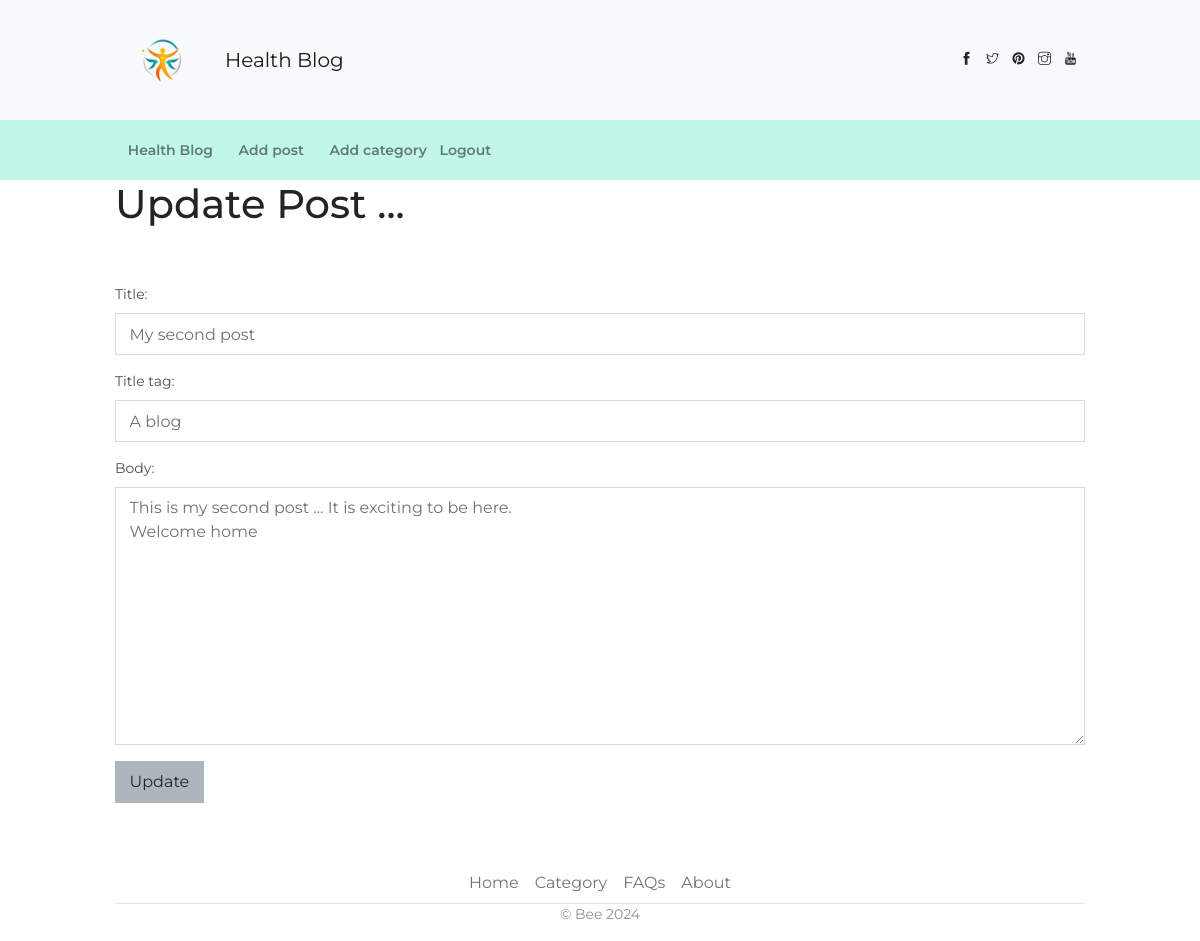
Page /article/edit/2 (signed in) on the committed database.
### blog/models.py (models this page shows, shortened)
class Post(models.Model):
    title = models.CharField(max_length=100)
    title_tag = models.CharField(max_length=100)
    author = models.ForeignKey(User, on_delete=models.CASCADE)
    body = models.TextField()
    date_created = models.DateField(auto_now_add=True)
    category = models.CharField(max_length=100, default= 'Nutrition')
    likes = models.ManyToManyField(User, related_name='blog_posts')

### blog/views.py (the view)
# urls.py: path('article/edit/<int:pk>', UpdatePostView.as_view(), name='update_post'),
class UpdatePostView(UpdateView):
    model = Post
    template_name = 'blog/update_post.html'
    form_class = EditForm

### blog/forms.py
class EditForm(forms.ModelForm):
    class Meta:
        model = Post
        fields = ('title', 'title_tag', 'body')
        widgets = {
            'title': forms.TextInput(attrs={'class': 'form-control'}),
            'title_tag': forms.TextInput(attrs={'class': 'form-control'}),
            'body': forms.Textarea(attrs={'class': 'form-control'}),
        }

### templates/blog/update_post.html (shortened to what this page needs)
{% extends 'base.html' %}
{% block content %}
<div class="container">
    <div class="page-container">
        <div class="page-content">
{% if user.is_authenticated %}
    {% if user.id == post.author.id %}
        <h1>Update Post ...</h1>
        <br></br>
        <div class="form-group">
            <form method="POST">
                {{ form.as_p }}
                <button class="btn btn-secondary">Update</button>
            </form>
        </div>
    {% else %}
        You are not allowed to update a post!
    {% endif %}
{% else %}
You are not allowed to update a post!
{% endif %}
{% endblock %}

### rows in the picture
Post: title "My second post", title_tag "A blog", body "This is my second post ... It is exciting to be here. Welcome home"
